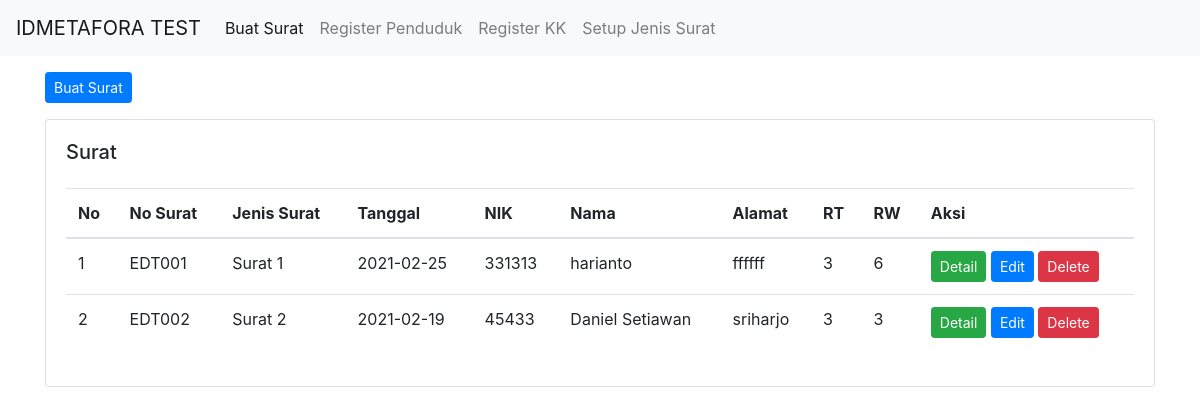
The page / on the database its author committed.
### tables this page shows
CREATE TABLE `jenis_surat` (
  `id_jenis_surat` int(11) NOT NULL,
  `nama_jenis_surat` varchar(30) NOT NULL
);

CREATE TABLE `surat` (
  `id_surat` int(11) NOT NULL,
  `no_surat` varchar(15) NOT NULL,
  `id_jenis_surat` int(11) NOT NULL,
  `NIK` int(11) NOT NULL,
  `keterangan` text NOT NULL,
  `tanggal_surat` date NOT NULL
);

CREATE TABLE `penduduk` (
  `id_penduduk` int(11) NOT NULL,
  `NIK` int(11) NOT NULL,
  `Nama` varchar(100) NOT NULL,
  `Jenis_kelamin` int(11) NOT NULL,
  `alamat` text NOT NULL,
  `RT` varchar(8) NOT NULL,
  `RW` varchar(8) NOT NULL,
  `Telp` int(11) NOT NULL
);

### application/controllers/Test.php (called while the page is built, shortened)
<?php
class Test extends CI_Controller
{
    public function __construct()
    {
        $this->load->model('idmetafora_model', 'data');
    }
    public function index()
    {
        $data['getPenduduk'] = $this->data->getPenduduk();
        $data['getJenis'] = $this->data->getJenis();
        $data['getSurat'] = $this->data->getSurat();
        $this->load->view('part/header');
        $this->load->view('surat', $data);
        $this->load->view('part/footer');
    }
}

### index.php (called while the page is built, shortened)
<?php
require_once BASEPATH.'core/CodeIgniter.php';

### application/models/idmetafora_model.php (called while the page is built, shortened)
<?php
class idmetafora_model extends CI_Model
{
    public function getSurat()
    {
        return $this->db->query('select jenis_surat.*, penduduk.*, surat.* from jenis_surat, penduduk, surat WHERE jenis_surat.id_jenis_surat=surat.id_jenis_surat AND surat.NIK=penduduk.NIK')->result_array();
    }
}

### application/views/Surat.php (the view, shortened to what this page needs)
<button type="button" id="" class="btn btn-primary btn-sm mb-3" data-toggle="modal" data-target="#exampleModal">
    Buat Surat
</button>
<div class="card card-body">
    <h5>Surat</h5>
    <div class="responsive-table mt-3">
        <table class="table">
            <thead>
                <tr>
                    <th>No</th>
                    <th>No Surat</th>
                    <th>Jenis Surat</th>
                    <th>Tanggal</th>
                    <th>NIK</th>
                    <th>Nama</th>
                    <th>Alamat</th>
                    <th>RT</th>
                    <th>RW</th>
                    <th>Aksi</th>
                </tr>
            </thead>
            <tbody>
                <?php $i = 1;
                foreach ($getSurat as $sr) : ?>
                    <tr>
                        <td><?= $i++ ?></td>
                        <td><?= $sr['no_surat'] ?></td>
                        <td><?= $sr['nama_jenis_surat'] ?></td>
                        <td><?= $sr['tanggal_surat'] ?></td>
                        <td><?= $sr['NIK'] ?></td>
                        <td><?= $sr['Nama'] ?></td>
                        <td><?= $sr['alamat'] ?></td>
                        <td><?= $sr['RT'] ?></td>
                        <td><?= $sr['RW'] ?></td>
                        <td>
                            <button type="button" id="" class="btn btn-success btn-sm " data-toggle="modal" data-target="#modalDetail<?= $sr['id_surat'] ?>">
                                Detail
                            </button>
                            <button type="button" id="" class="btn btn-primary btn-sm " data-toggle="modal" data-target="#modalEdit<?= $sr['id_surat'] ?>">
                                Edit
                            </button>
                            <a href="<?= base_url('test/deleteSurat') ?>/<?= $sr['id_surat'] ?>" class="btn btn-sm btn-danger" onclick="return confirm('Hapus ?')">Delete</a>
                        </td>
                    </tr>
                <?php endforeach ?>
            </tbody>
        </table>
    </div>
</div>

### rows shown on the page
jenis_surat: surat.no_surat "EDT001", nama_jenis_surat "Surat 1", surat.tanggal_surat "2021-02-25", surat.NIK "331313", penduduk.Nama "harianto", penduduk.alamat "ffffff", penduduk.RT "3", penduduk.RW "6"
jenis_surat: surat.no_surat "EDT002", nama_jenis_surat "Surat 2", surat.tanggal_surat "2021-02-19", surat.NIK "45433", penduduk.Nama "Daniel Setiawan", penduduk.alamat "sriharjo", penduduk.RT "3", penduduk.RW "3"
